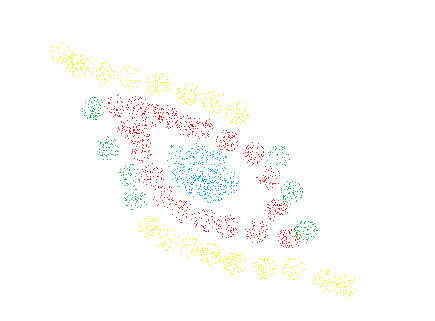
#> input picture homework3/assets/PCA.png, 435 x 321 px
$ python ex2.py
#> lines starting #> are read from the running program, lines starting #| are printed output that depends on the picture
import random
import numpy as np
from PIL import Image
import json
from sklearn.decomposition import PCA
import matplotlib.pyplot as plt
from sklearn.kernel_approximation import RBFSampler
from sklearn.decomposition import KernelPCA


RED = np.array([237, 28, 36])
GREEN = np.array([34, 177, 76])
BLUE = np.array([0, 162, 232])
YELLOW = np.array([255, 242, 0])


def prepare_dataset():
    dataset = {color: [] for color in ["red", "green", "blue", "yellow"]}
    handle = Image.open("../assets/PCA.png").convert("RGB")
#> handle is the input picture: PIL image 435x321 RGB; mean R, G, B 253.6, 252.8, 251.2
    image = np.array(handle)
    shape = image.shape
#> shape = (321, 435, 3)
    for i in range(shape[0]):
        for j in range(shape[1]):
            if (image[i][j] == RED).all():
                dataset["red"].append(((i, j), "red"))
            elif (image[i][j] == GREEN).all():
                dataset["green"].append(((i, j), "green"))
            elif (image[i][j] == BLUE).all():
                dataset["blue"].append(((i, j), "blue"))
            elif (image[i][j] == YELLOW).all():
                dataset["yellow"].append(((i, j), "yellow"))
    return dataset


def run_pca(data):
    pca2 = PCA(n_components=2)
    pca_data = pca2.fit_transform(data).tolist()
    # print(pca2.components_)
    # print(pca2.explained_variance_)
    # print(pca2.explained_variance_ratio_)
    return pca_data, pca2.components_


def run_cosine_pca(data, colors, centering):
    kernel_pca2_cosine = KernelPCA(n_components=2, kernel="cosine")
    if not centering:
        data = [[pixel[0] / 5 * ((pixel[0] / 321) ** 3), pixel[1] / 2 * ((pixel[1] / 435) ** 3)] for pixel in data]
    plt.scatter(*zip(*data), c=colors)
    plt.title("Data before applying to cosine PCA")
    plt.show()
    pca_cosine_data = kernel_pca2_cosine.fit_transform(data)
    plt.title("PCA: cosine kernel, " + ("no " if not centering else "") + "centering, " + str(kernel_pca2_cosine.n_components) + " principal components")
    plt.scatter(*zip(*pca_cosine_data), c=colors)
    plt.show()


def run_rbf_pca(data, colors, gamma):
    kernel_pca2_rbf = KernelPCA(n_components=2, kernel="rbf")
    plt.scatter(*zip(*data), c=colors)
    plt.title("Data before applying to rbf PCA")
    plt.show()
    kernel_pca2_rbf.gamma = gamma
    pca_rbf_data = kernel_pca2_rbf.fit_transform(data)
    plt.title("PCA: RBF kernel, gamma: " + str(gamma) + ", n_components: " + str(kernel_pca2_rbf.n_components))
    plt.scatter(*zip(*pca_rbf_data), c=colors)
    plt.show()


def run_pca_with_kernel(data, colors):
    run_cosine_pca(data, colors, centering=False)
    run_cosine_pca(data, colors, centering=True)
    for gamma in [0.000001, 0.0001, 0.0003, 0.001, 0.003, 0.01, 0.03, 0.1, 0.3, 1, 3, 10]:
        run_rbf_pca(data, colors, gamma)


def draw_pca_vectors(pca_components):
    figure, axes = plt.subplots(1)
    figure.suptitle("Original image with PCA components as vectors")
    handle = Image.open("../assets/PCA.png").convert("RGB")
    image = np.array(handle)
    axes.imshow(handle)
    plt.quiver([image.shape[1] / 2], [image.shape[0] / 2], pca_components[:, 0], pca_components[:, 1], scale=10)
    plt.show()


def run():
    dataset = prepare_dataset()
    data = [point[0] for point in [item for sublist in dataset.values() for item in sublist]]
    colors = [point[1] for point in [item for sublist in dataset.values() for item in sublist]]
    pca_data, pca_components = run_pca(data)
    # print(json.dumps(pca_data, indent=2))
    plt.title("Original image after 2D -> 2D PCA transform")
    plt.scatter(*zip(*pca_data), color=colors)
    plt.show()
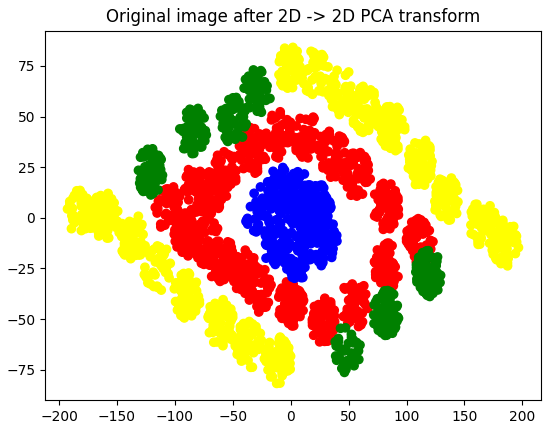
#> figure drawn by matplotlib, 1 panel
    draw_pca_vectors(pca_components)
    run_pca_with_kernel(data, colors)


if __name__ == "__main__":
#> (the run stopped early here; a loop or call above may not have finished)
